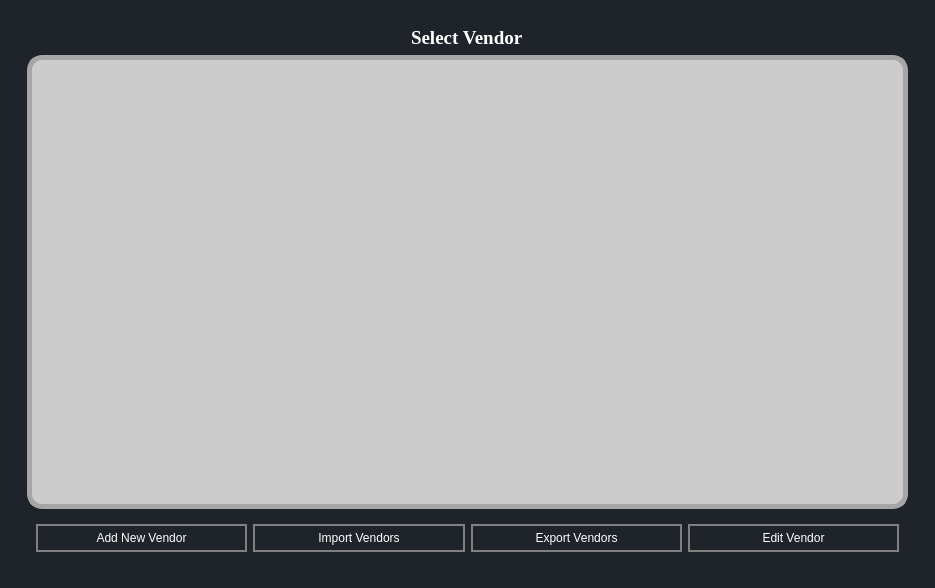
<?xml version="1.0" encoding="UTF-8"?>
<ui version="4.0">
 <class>MainWindow</class>
 <widget class="QMainWindow" name="MainWindow">
  <property name="geometry">
   <rect>
    <x>0</x>
    <y>0</y>
    <width>935</width>
    <height>588</height>
   </rect>
  </property>
  <property name="windowTitle">
   <string>MainWindow</string>
  </property>
  <property name="styleSheet">
   <string notr="true">*{
	
border:none;
background-color:transparent;
background:none;
padding:0;
margin:0;
color:#fff;
}



#centralwidget{
background-color:#1f232a;
}
#EditVendor{
background-color:#16191d;
}
QPushButton{
text-align:left;
padding: 5px 10px;

border-top-left-radius:5px;
border-botton-left-radius:5px;
}
QPushButton:pressed{
background-color:grey;
text-align:left;
padding:2px 10px;
color:white;}</string>
  </property>
  <widget class="QWidget" name="centralwidget">
   <layout class="QGridLayout" name="gridLayout_4">
    <item row="0" column="0">
     <widget class="QWidget" name="SelectVendor" native="true">
      <layout class="QGridLayout" name="gridLayout">
       <item row="0" column="0">
        <widget class="QFrame" name="frame">
         <property name="frameShape">
          <enum>QFrame::StyledPanel</enum>
         </property>
         <property name="frameShadow">
          <enum>QFrame::Plain</enum>
         </property>
         <layout class="QGridLayout" name="gridLayout_7">
          <item row="0" column="0" alignment="Qt::AlignHCenter">
           <widget class="QLabel" name="label_13">
            <property name="font">
             <font>
              <family>Georgia</family>
              <pointsize>14</pointsize>
              <weight>75</weight>
              <bold>true</bold>
             </font>
            </property>
            <property name="styleSheet">
             <string notr="true"/>
            </property>
            <property name="text">
             <string>Select Vendor</string>
            </property>
           </widget>
          </item>
          <item row="1" column="0">
           <widget class="QListView" name="vendorsListView">
            <property name="font">
             <font>
              <family>Segoe UI</family>
              <pointsize>11</pointsize>
             </font>
            </property>
            <property name="styleSheet">
             <string notr="true">QListView {
	background-color: #cccccc;
	border-radius: 20px; 
}

#vendorsListView{

   border-radius:15px;
    border: 5px solid #000000;
	border-color: rgb(166, 166, 166);


}</string>
            </property>
            <property name="alternatingRowColors">
             <bool>true</bool>
            </property>
           </widget>
          </item>
          <item row="2" column="0">
           <widget class="QFrame" name="frame_2">
            <property name="styleSheet">
             <string notr="true">QPushButton {
    border: 2px solid #000000;
border-color:grey;
border-radius:15px;
}

QPushButton:hover {
    background-color: lightblue;
}

</string>
            </property>
            <property name="frameShape">
             <enum>QFrame::StyledPanel</enum>
            </property>
            <layout class="QHBoxLayout" name="horizontalLayout">
             <item>
              <widget class="QPushButton" name="addVendorButton">
               <property name="sizePolicy">
                <sizepolicy hsizetype="Expanding" vsizetype="Fixed">
                 <horstretch>0</horstretch>
                 <verstretch>0</verstretch>
                </sizepolicy>
               </property>
               <property name="styleSheet">
                <string notr="true">text-align: center;
</string>
               </property>
               <property name="text">
                <string>Add New Vendor</string>
               </property>
               <property name="icon">
                <iconset>
                 <normaloff>resources/Icons/add.png</normaloff>resources/Icons/add.png</iconset>
               </property>
              </widget>
             </item>
             <item>
              <widget class="QPushButton" name="importVendorsButton">
               <property name="sizePolicy">
                <sizepolicy hsizetype="Expanding" vsizetype="Fixed">
                 <horstretch>0</horstretch>
                 <verstretch>0</verstretch>
                </sizepolicy>
               </property>
               <property name="styleSheet">
                <string notr="true">text-align: center;
</string>
               </property>
               <property name="text">
                <string>Import Vendors</string>
               </property>
               <property name="icon">
                <iconset>
                 <normaloff>resources/Icons/import.png</normaloff>resources/Icons/import.png</iconset>
               </property>
              </widget>
             </item>
             <item>
              <widget class="QPushButton" name="exportVendorsButton">
               <property name="sizePolicy">
                <sizepolicy hsizetype="Expanding" vsizetype="Fixed">
                 <horstretch>0</horstretch>
                 <verstretch>0</verstretch>
                </sizepolicy>
               </property>
               <property name="toolTip">
                <string>&lt;html&gt;&lt;head/&gt;&lt;body&gt;&lt;p&gt;&lt;img src=&quot;:/newPrefix/save_icon.png&quot;/&gt;yguhbnj&lt;/p&gt;&lt;/body&gt;&lt;/html&gt;</string>
               </property>
               <property name="styleSheet">
                <string notr="true">text-align: center;
</string>
               </property>
               <property name="text">
                <string>Export Vendors</string>
               </property>
               <property name="icon">
                <iconset>
                 <normaloff>resources/Icons/export - Copy.png</normaloff>resources/Icons/export - Copy.png</iconset>
               </property>
              </widget>
             </item>
             <item>
              <widget class="QPushButton" name="pushButton">
               <property name="sizePolicy">
                <sizepolicy hsizetype="Expanding" vsizetype="Fixed">
                 <horstretch>0</horstretch>
                 <verstretch>0</verstretch>
                </sizepolicy>
               </property>
               <property name="styleSheet">
                <string notr="true">text-align: center;
</string>
               </property>
               <property name="text">
                <string>Edit Vendor</string>
               </property>
               <property name="icon">
                <iconset>
                 <normaloff>resources/Icons/edit.png</normaloff>resources/Icons/edit.png</iconset>
               </property>
              </widget>
             </item>
            </layout>
           </widget>
          </item>
         </layout>
        </widget>
       </item>
      </layout>
     </widget>
    </item>
   </layout>
  </widget>
 </widget>
 <resources>
  <include location="resources.qrc"/>
 </resources>
 <connections/>
</ui>
